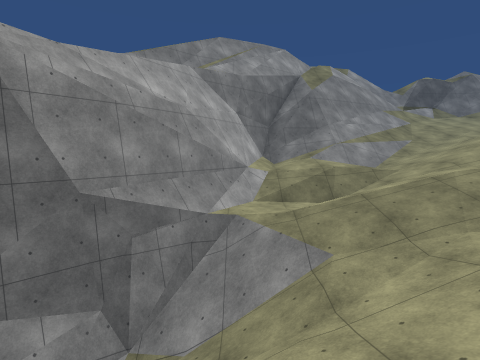
[1] (above)

15 first-person views from a walk through a 3-D level made in the Unity game engine. The camera is 1.3 m above the floor, tilts 6° down and sees 80° across. The floor is counted in squares, 2 m on a side. Each view is taken from the middle of a square. On the plan, view 1 faces up. The plan holds only what a view shows up to about 9 squares ahead; the rest is blank. The place goes on beyond the plan. The player is left out. Door leaves are left out, so doorways stand open. Surface patterns are stand-ins for the level's own textures.

[2]
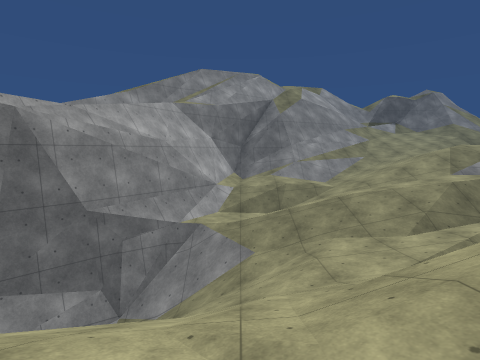

[3]
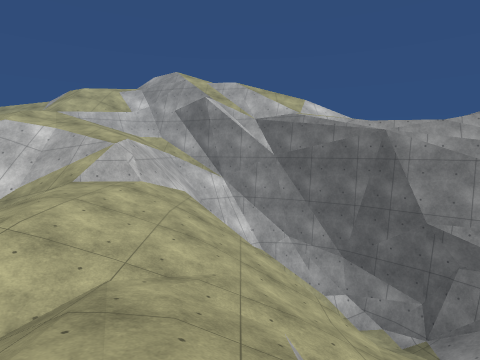

[4]
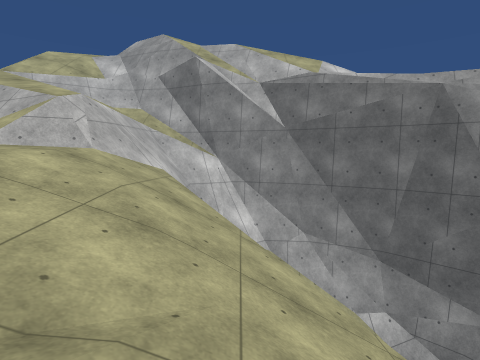

[5]
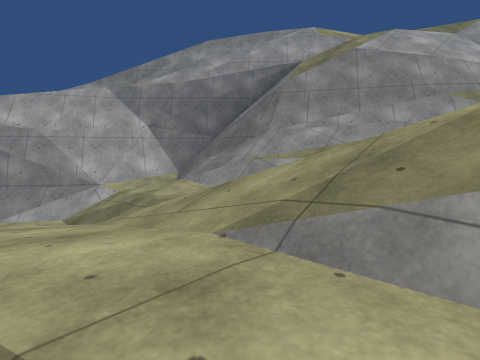

[6]
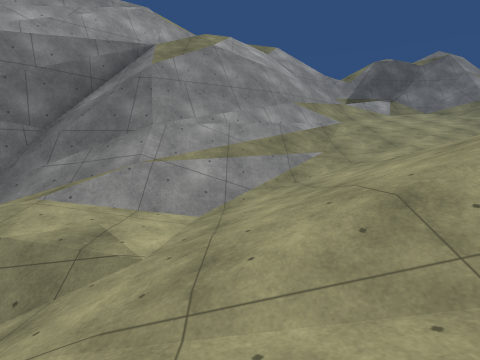

[7]
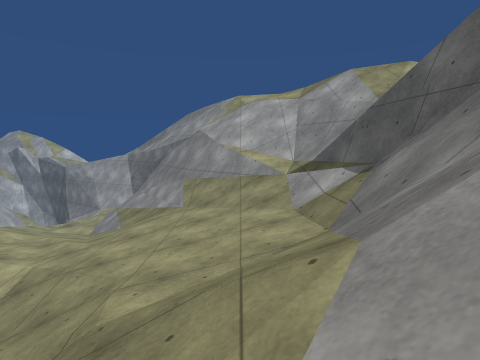

[8]
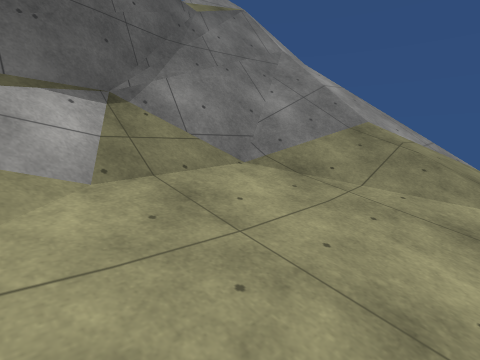

[9]
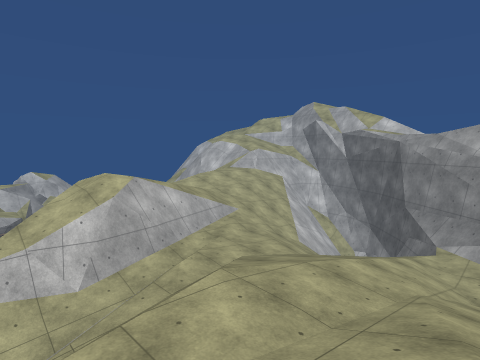

[10]
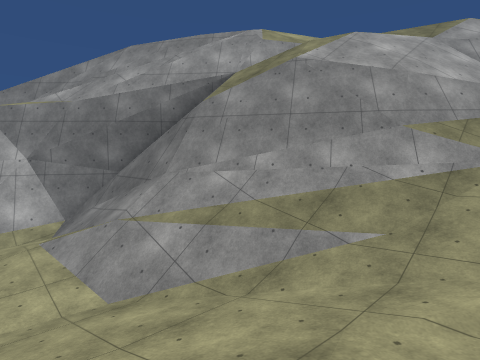

[11]
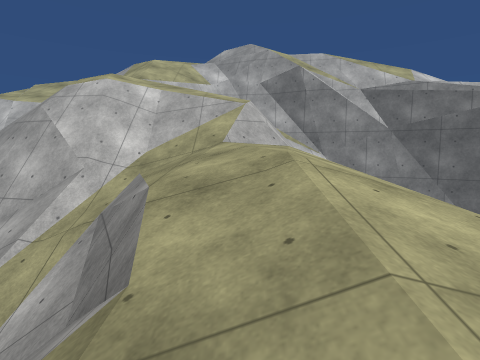

[12]
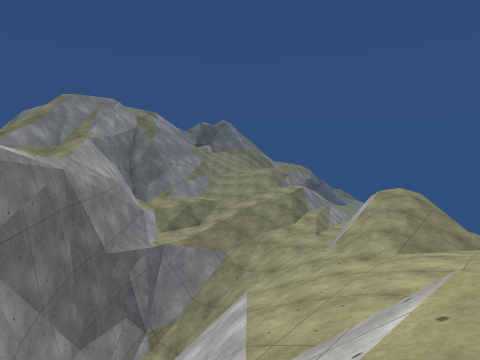

[13]
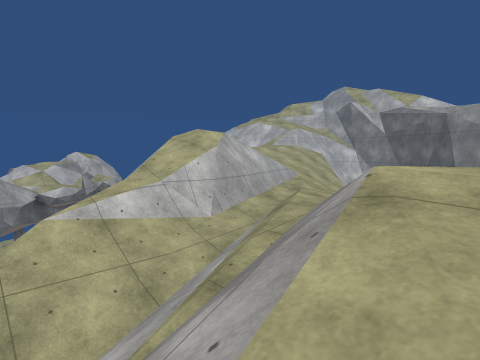

[14]
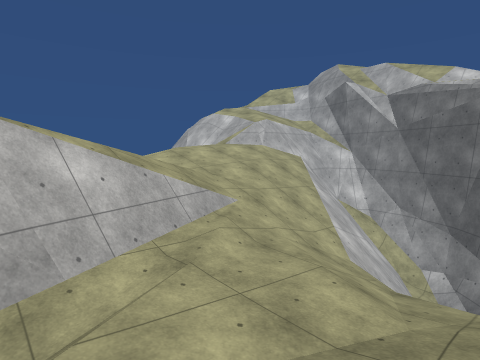

[15]
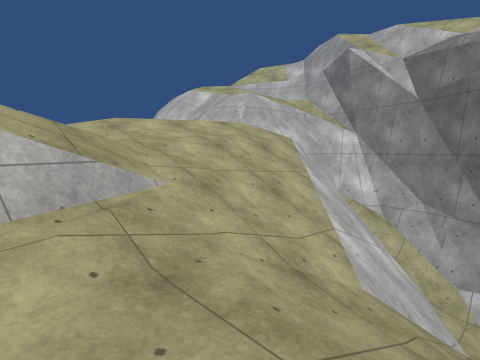

### Floor plan
Key: @ floor where view 1 was taken; # wall or solid block; x gap in a wall; . main floor; : floor 0.75 m higher than the main floor; - floor 1 m lower than the main floor; + floor 1.5 m higher than the main floor; _ floor 1.75 m lower than the main floor; * floor 2.25 m higher than the main floor; < floor 2.5 m lower than the main floor; % floor 3 m higher than the main floor; ( floor 3.25 m lower than the main floor; ! floor 4 m lower than the main floor; ? floor 7.25 m lower than the main floor; / step, stairs or slope; = window, fence, low wall or low ledge; v drop or lower ground.
Columns run from 7 left of view 1 to 15 right of it. Each row starts with its distance up from view 1.
 19               //
 18              //// ///#=
 17             //==//####/
 16             ///////=///
 15          //////=//*////
 14          #=//#=/+++///
 13        /=#=v##=/::://
 12       ==##v##////://
 11       =####/////...
 10     #=###//////-..
  9     =/v#///<////
  8    v//v#//<<////
  7    //v##////////
  6     /v#/!///_/////
  5      ##/////_-///
  4    /##///////////
  3  //v#?////(<</////
  2  //#==////(/(/////
  1 /=##=/////=###///
  0 /###=//@////.//
 -1 /vv /////-///
 -2 v#v/=///////=
 -3 x#////--///
 -4 /=//////=
 -5 /////////
 -6 //%/////
 -7    //##

Where each view was taken, in squares from view 1:
view 1: 0 up, 0 right, facing up
view 2: 2 down, 1 right, facing up
view 3: 0 up, 4 right, facing left
view 4: 0 up, 2 right, facing left
view 5: 5 up, 8 right, facing up-left
view 6: 5 up, 5 right, facing up
view 7: 15 up, 15 right, facing left
view 8: 14 up, 10 right, facing up-right
view 9: 7 up, 8 right, facing down-left
view 10: 8 up, 8 right, facing up-left
view 11: 3 down, 3 right, facing left
view 12: 3 down, 5 left, facing up-right
view 13: 6 up, 10 right, facing down-left
view 14: 4 up, 5 right, facing down-left
view 15: 3 up, 3 right, facing down-left
